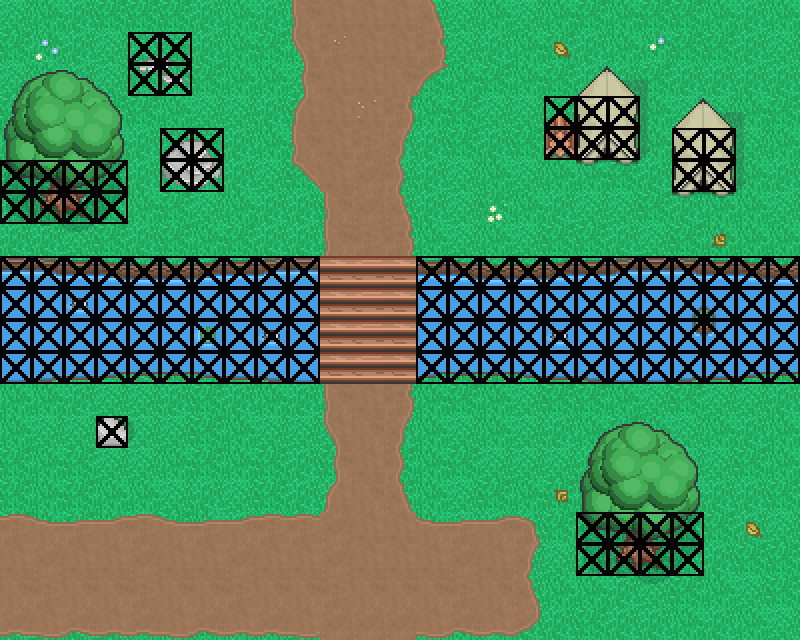

Below is a game level as drawn by its tile map, then a one-line description and the .tmx file that defines it, in full:
An orthogonal 25x20 tile map with 32x32 px tiles, 5 tile layers (Background-2, Background-1, Foreground, Top, ...).

<map version="1.0" orientation="orthogonal" renderorder="right-down" width="25" height="20" tilewidth="32" tileheight="32" nextobjectid="38">
 <tileset firstgid="1" name="browserquest" tilewidth="32" tileheight="32" tilecount="1960" columns="20">
  <image source="tilesets/browserquest.png" width="640" height="3136" />
  <tile id="240">
   <animation>
    <frame tileid="240" duration="100" />
    <frame tileid="241" duration="100" />
    <frame tileid="242" duration="100" />
   </animation>
  </tile>
 </tileset>
 <layer name="Background-2" width="25" height="20">
  <data encoding="csv">
0,0,0,0,0,0,0,0,0,0,0,0,0,0,0,0,0,0,0,0,0,0,0,0,0,
0,0,0,0,0,0,0,0,0,0,0,0,0,0,0,0,0,0,0,0,0,0,0,0,0,
0,0,0,0,0,0,0,0,0,0,0,0,0,0,0,0,0,0,0,0,0,0,0,0,0,
0,0,0,0,0,0,0,0,0,0,0,0,0,0,0,0,0,0,0,0,0,0,0,0,0,
0,0,0,0,0,0,0,0,0,0,0,0,0,0,0,0,0,0,0,0,0,0,0,0,0,
0,0,0,0,0,0,0,0,0,0,0,0,0,0,0,0,0,0,0,0,0,0,0,0,0,
0,0,0,0,0,0,0,0,0,0,0,0,0,0,0,0,0,0,0,0,0,0,0,0,0,
0,0,0,0,0,0,0,0,0,0,0,0,0,0,0,0,0,0,0,0,0,0,0,0,0,
0,0,0,0,0,0,0,0,0,0,0,0,0,0,0,0,0,0,0,0,0,0,0,0,0,
0,0,0,0,0,0,0,0,0,0,0,0,0,0,0,0,0,0,0,0,0,0,0,0,0,
0,0,0,0,0,0,0,0,0,0,0,0,0,0,0,0,0,0,0,0,0,0,0,0,0,
0,0,0,0,0,0,0,0,0,0,0,0,0,0,0,0,0,0,0,0,0,0,0,0,0,
0,0,0,0,0,0,0,0,0,0,0,0,0,0,0,0,0,0,0,0,0,0,0,0,0,
0,0,0,0,0,0,0,0,0,0,0,0,0,0,0,0,0,0,0,0,0,0,0,0,0,
0,0,0,0,0,0,0,0,0,0,0,0,0,0,0,0,0,0,0,0,0,0,0,0,0,
0,0,0,0,0,0,0,0,0,0,0,0,0,0,0,0,0,0,0,0,0,0,0,0,0,
0,0,0,0,0,0,0,0,0,0,0,0,0,0,0,0,0,0,0,0,0,0,0,0,0,
0,0,0,0,0,0,0,0,0,0,0,0,0,0,0,0,0,0,0,0,0,0,0,0,0,
0,0,0,0,0,0,0,0,0,0,0,0,0,0,0,0,0,0,0,0,0,0,0,0,0,
0,0,0,0,0,0,0,0,0,0,0,0,0,0,0,0,0,0,0,0,0,0,0,0,0
</data>
 </layer>
 <layer name="Background-1" width="25" height="20">
  <data encoding="csv">
174,154,175,155,153,153,173,156,173,156,154,153,154,174,174,156,174,154,155,156,153,153,154,175,156,
153,160,173,176,154,154,173,156,155,154,153,156,155,174,174,175,156,153,175,154,158,155,153,175,176,
174,156,173,174,174,174,153,154,156,174,156,173,155,153,154,155,156,153,175,175,155,173,173,173,173,
155,174,176,155,153,154,174,174,175,155,175,155,153,156,155,174,174,174,154,176,154,176,176,154,153,
156,155,174,154,175,175,176,175,154,175,176,156,173,175,153,173,155,174,155,155,154,156,175,176,156,
174,175,154,176,175,174,174,175,176,153,153,155,176,175,174,154,176,156,154,153,175,156,174,156,175,
173,154,158,153,156,153,174,154,173,175,153,173,173,175,174,159,156,173,174,176,155,175,156,156,174,
173,175,176,153,173,155,156,155,175,173,154,173,173,154,174,154,176,153,155,173,176,155,154,154,154,
174,175,155,175,175,175,175,155,154,173,174,156,175,175,174,176,176,153,174,155,175,156,174,155,156,
708,708,708,708,708,708,708,708,708,708,708,708,708,708,708,708,708,708,708,708,708,708,708,708,708,
708,708,708,708,708,708,708,708,708,708,708,708,708,708,708,708,708,708,708,708,708,708,708,708,708,
155,176,156,153,175,153,153,173,154,156,173,175,154,176,153,174,156,175,175,175,156,176,174,175,155,
154,154,175,176,176,173,153,175,154,175,154,176,176,154,155,156,176,153,155,154,174,155,174,174,175,
156,174,176,176,176,176,153,154,176,174,174,173,173,154,174,156,174,175,156,155,154,176,156,173,156,
153,154,155,176,176,154,155,156,153,175,155,173,153,154,153,176,174,176,175,156,173,176,174,155,156,
153,154,155,156,156,174,175,176,153,173,175,156,153,154,174,153,156,155,154,155,156,156,173,173,155,
153,154,155,156,176,155,156,173,173,173,173,174,173,156,174,175,173,153,175,155,154,155,155,173,174,
153,154,155,156,155,156,176,175,176,156,176,155,176,154,175,155,176,174,174,173,154,176,175,155,153,
153,154,155,156,175,176,154,156,176,156,176,175,155,156,155,154,175,156,154,173,174,155,154,174,153,
173,174,175,176,155,154,155,156,156,174,154,153,174,155,154,153,173,173,155,175,173,156,175,156,176
</data>
 </layer>
 <layer name="Foreground" width="25" height="20">
  <data encoding="csv">
0,0,0,0,0,0,0,0,0,569,553,553,553,554,0,0,0,0,0,0,0,0,0,0,0,
0,0,0,0,219,220,0,0,0,509,479,553,553,574,0,0,0,118,0,0,0,0,0,0,0,
0,0,0,0,239,240,0,0,0,529,553,553,573,532,0,0,0,0,0,0,143,0,0,0,0,
0,0,0,0,0,0,0,0,0,549,553,460,574,0,0,0,0,5,161,162,163,0,0,143,0,
0,0,0,0,0,259,260,0,0,569,551,572,514,0,0,0,0,25,181,182,183,161,162,163,0,
0,0,0,0,0,279,280,0,0,530,551,552,534,0,0,0,0,0,201,202,203,181,182,183,0,
0,0,0,0,0,0,0,0,0,0,569,552,554,0,0,0,0,0,0,0,0,201,202,203,0,
0,0,0,0,0,0,0,0,0,0,569,572,574,0,0,0,0,0,0,0,0,0,140,0,0,
407,408,409,410,411,447,448,449,450,451,8,9,8,409,410,411,447,448,449,450,451,408,409,410,411,
708,708,446,708,708,708,708,708,708,708,8,9,8,708,708,708,708,708,708,708,708,671,672,708,708,
708,708,708,708,708,708,466,708,446,708,8,9,8,708,708,708,708,446,708,708,708,691,692,708,708,
467,468,469,470,471,427,428,429,430,431,8,9,8,470,471,427,428,429,430,431,467,468,469,470,471,
0,0,0,0,0,0,0,0,0,0,569,551,574,0,0,0,0,0,0,0,0,0,0,0,0,
0,0,0,98,99,0,0,0,0,0,509,571,514,0,0,0,0,0,0,0,0,0,0,0,0,
0,0,0,0,0,0,0,0,0,0,529,551,534,0,0,0,0,0,0,0,0,0,0,0,0,
0,0,0,0,0,0,0,0,0,0,549,571,554,0,0,0,0,139,0,0,0,0,0,0,0,
490,491,492,493,490,491,492,493,490,490,552,551,551,491,492,493,494,0,0,0,0,0,0,118,0,
551,552,553,551,552,553,551,552,553,551,552,553,551,551,552,553,514,0,0,0,0,0,0,0,0,
571,572,573,571,572,573,571,572,573,571,572,573,571,571,572,573,554,0,0,0,0,316,0,0,0,
590,591,592,593,590,591,592,593,590,591,552,552,552,591,592,593,594,0,0,0,0,0,0,0,0
</data>
 </layer>
 <layer name="Top" width="25" height="20">
  <data encoding="csv">
0,0,0,0,0,0,0,0,0,0,0,0,0,0,0,0,0,0,0,0,0,0,0,0,0,
0,0,0,0,0,0,0,0,0,0,0,0,0,0,0,0,0,0,0,0,0,0,0,0,0,
213,214,215,216,0,0,0,0,0,0,0,0,0,0,0,0,0,0,141,142,0,0,0,0,0,
233,234,235,236,0,0,0,0,0,0,0,0,0,0,0,0,0,0,0,0,0,141,142,0,0,
253,254,255,256,0,0,0,0,0,0,0,0,0,0,0,0,0,0,0,0,0,0,0,0,0,
273,274,275,276,0,0,0,0,0,0,0,0,0,0,0,0,0,0,0,0,0,0,0,0,0,
293,294,295,296,0,0,0,0,0,0,0,0,0,0,0,0,0,0,0,0,0,0,0,0,0,
0,314,315,316,0,0,0,0,0,0,0,0,0,0,0,0,0,0,0,0,0,0,0,0,0,
0,0,0,0,0,0,0,0,0,0,0,0,0,0,0,0,0,0,0,0,0,0,0,0,0,
0,0,0,0,0,0,0,0,0,0,0,0,0,0,0,0,0,0,0,0,0,0,0,0,0,
0,0,0,0,0,0,0,0,0,0,0,0,0,0,0,0,0,0,0,0,0,0,0,0,0,
0,0,0,0,0,0,0,0,0,0,0,0,0,0,0,0,0,0,0,0,0,0,0,0,0,
0,0,0,0,0,0,0,0,0,0,0,0,0,0,0,0,0,0,0,0,0,0,0,0,0,
0,0,0,0,0,0,0,0,0,0,0,0,0,0,0,0,0,0,213,214,215,216,0,0,0,
0,0,0,0,0,0,0,0,0,0,0,0,0,0,0,0,0,0,233,234,235,236,0,0,0,
0,0,0,0,0,0,0,0,0,0,0,0,0,0,0,0,0,0,253,254,255,256,0,0,0,
0,0,0,0,0,0,0,0,0,0,0,0,0,0,0,0,0,0,273,274,275,276,0,0,0,
0,0,0,0,0,0,0,0,0,0,0,0,0,0,0,0,0,0,293,294,295,296,0,0,0,
0,0,0,0,0,0,0,0,0,0,0,0,0,0,0,0,0,0,0,314,315,316,0,0,0,
0,0,0,0,0,0,0,0,0,0,0,0,0,0,0,0,0,0,0,0,0,0,0,0,0
</data>
 </layer>
 <layer name="Collision" width="25" height="20">
  <data encoding="csv">
0,0,0,0,0,0,0,0,0,0,0,0,0,0,0,0,0,0,0,0,0,0,0,0,0,
0,0,0,0,24,24,0,0,0,0,0,0,0,0,0,0,0,0,0,0,0,0,0,0,0,
0,0,0,0,24,24,0,0,0,0,0,0,0,0,0,0,0,0,0,0,0,0,0,0,0,
0,0,0,0,0,0,0,0,0,0,0,0,0,0,0,0,0,24,24,24,0,0,0,0,0,
0,0,0,0,0,24,24,0,0,0,0,0,0,0,0,0,0,24,24,24,0,24,24,0,0,
24,24,24,24,0,24,24,0,0,0,0,0,0,0,0,0,0,0,0,0,0,24,24,0,0,
24,24,24,24,0,0,0,0,0,0,0,0,0,0,0,0,0,0,0,0,0,0,0,0,0,
0,0,0,0,0,0,0,0,0,0,0,0,0,0,0,0,0,0,0,0,0,0,0,0,0,
24,24,24,24,24,24,24,24,24,24,0,0,0,24,24,24,24,24,24,24,24,24,24,24,24,
24,24,24,24,24,24,24,24,24,24,0,0,0,24,24,24,24,24,24,24,24,24,24,24,24,
24,24,24,24,24,24,24,24,24,24,0,0,0,24,24,24,24,24,24,24,24,24,24,24,24,
24,24,24,24,24,24,24,24,24,24,0,0,0,24,24,24,24,24,24,24,24,24,24,24,24,
0,0,0,0,0,0,0,0,0,0,0,0,0,0,0,0,0,0,0,0,0,0,0,0,0,
0,0,0,24,0,0,0,0,0,0,0,0,0,0,0,0,0,0,0,0,0,0,0,0,0,
0,0,0,0,0,0,0,0,0,0,0,0,0,0,0,0,0,0,0,0,0,0,0,0,0,
0,0,0,0,0,0,0,0,0,0,0,0,0,0,0,0,0,0,0,0,0,0,0,0,0,
0,0,0,0,0,0,0,0,0,0,0,0,0,0,0,0,0,0,24,24,24,24,0,0,0,
0,0,0,0,0,0,0,0,0,0,0,0,0,0,0,0,0,0,24,24,24,24,0,0,0,
0,0,0,0,0,0,0,0,0,0,0,0,0,0,0,0,0,0,0,0,0,0,0,0,0,
0,0,0,0,0,0,0,0,0,0,0,0,0,0,0,0,0,0,0,0,0,0,0,0,0
</data>
 </layer>
</map>
